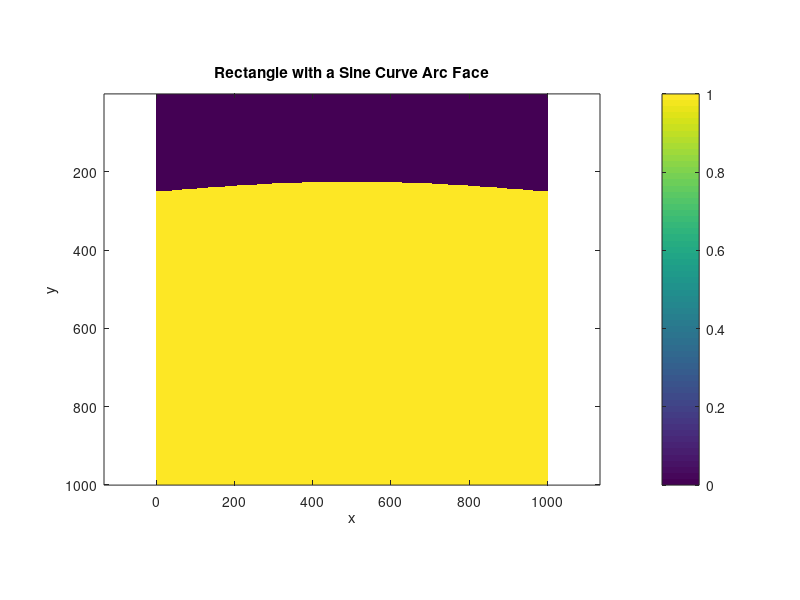

MATLAB code to generate this figure:
% 定义矩阵的大小
Nx = 1000; % x方向的网格点数
Ny = 1000; % y方向的网格点数

% 创建一个空的矩阵
region = zeros(Nx, Ny);

% 定义矩形的基本参数
rect_x_start = 1; % 矩形起始x坐标
rect_y_start = 250; % 矩形起始y坐标
rect_x_end=1000;% 矩形结束x坐标
rect_y_end=750;% 矩形结束y坐标
rect_width = 1000; % 矩形宽度
rect_height = 500; % 矩形高度

% 生成正弦曲线的参数
num_points = rect_width; % 正弦曲线的点数
amplitude = 25; % 正弦曲线的振幅
frequency = -1* pi / rect_width; % 正弦曲线的频率

% 生成正弦曲线的点
x_arc = linspace(rect_x_start, rect_x_end, num_points);
y_arc = rect_y_start + amplitude * sin(frequency * (x_arc - rect_x_start));

% 填充矩形区域
for i = rect_x_start:Nx
   for j = 1:Ny
        
           
            % 检查是否在正弦曲线的上方
            if j >= y_arc(i)
                region(i, j) = 1; % 标记为矩形内部
            end
        
    end
end

% 可视化结果
imagesc(region');
axis equal;
xlabel('x');
ylabel('y');
title('Rectangle with a Sine Curve Arc Face');
colorbar;